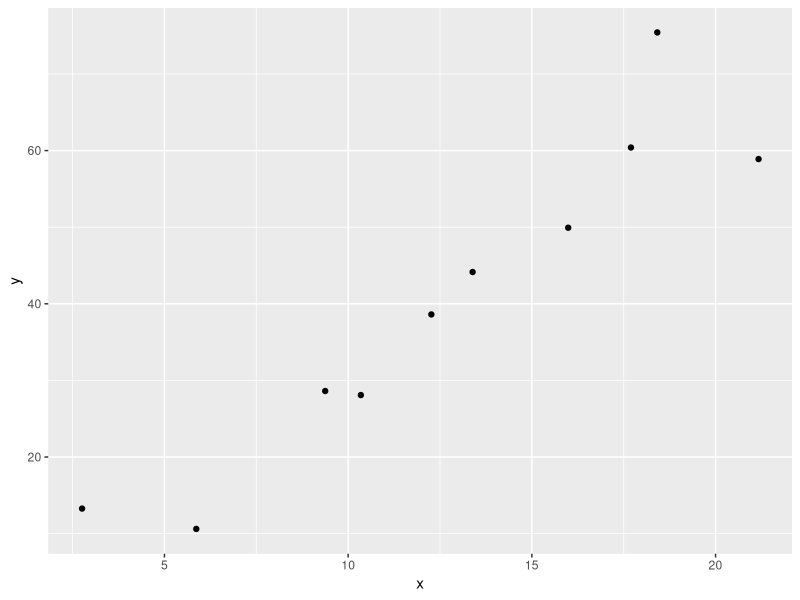
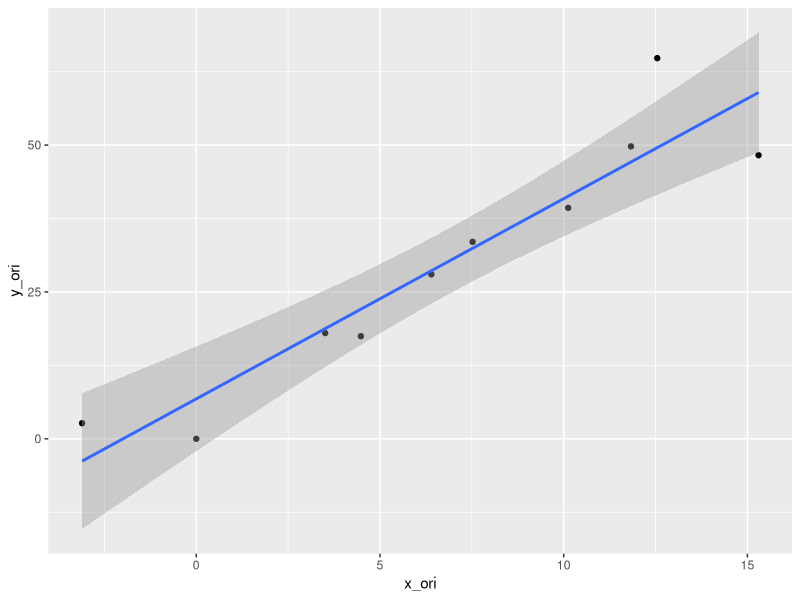

Write the R code that produced these figures, in order.
library(tidyverse)

## 乱数を発生させてデータテーブルを作る
x = cumsum(rnorm(10, 2, 1))
y = cumsum(rnorm(10, 2, 10))
df <- tibble::tibble(x, y)

# 原点からの距離が最小となるx, y座標を返す関数
min_dist_xy <- function(x, y){
  dist <- sqrt(x**2 + y**2)
  min_dist_index <- which(dist == min(dist))
  return(c(x[min_dist_index], y[min_dist_index]))
}

mx <- min_dist_xy(x, y)[[1]]
my <- min_dist_xy(x, y)[[2]]

#　原点に並行移動
(df <- 
  df %>% 
  mutate(x_ori = x - mx, 
         y_ori =y - my
         )
)

# 元のxy座標
ggplot(df, aes(x, y)) + 
  geom_point()

# 原点に平行移動したことを確認
ggplot(df, aes(x_ori, y_ori)) + 
  geom_point() + 
  geom_smooth(method = "lm")